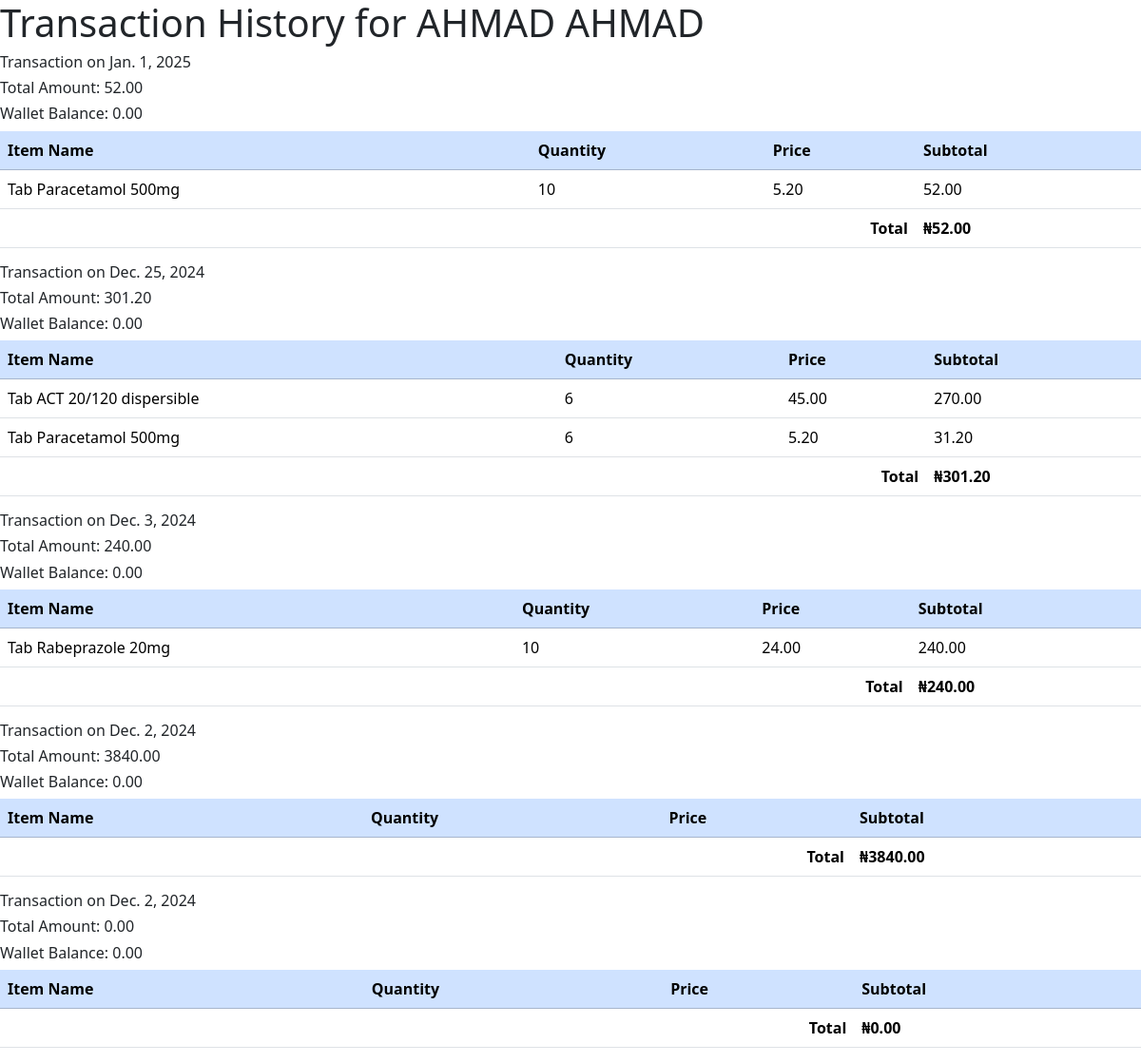
Page /wholesale_transactions/3/ on the committed database.
### app/models.py (models this page shows, shortened)
class Sales(models.Model):
    user = models.ForeignKey(User, on_delete=models.CASCADE)
    customer = models.ForeignKey(Customer, on_delete=models.SET_NULL, null=True)
    wholesale_customer = models.ForeignKey(WholesaleCustomer, on_delete=models.CASCADE, null=True, blank=True)
    total_amount = models.DecimalField(max_digits=10, decimal_places=2, default=0)
    date = models.DateField(default=datetime.datetime.now)

class WholesaleCustomerWallet(models.Model):
    customer = models.OneToOneField(WholesaleCustomer, on_delete=models.CASCADE, related_name='wholesale_customer_wallet')
    balance = models.DecimalField(max_digits=10, decimal_places=2, default=0.00)

class SalesItem(models.Model):
    sales = models.ForeignKey(Sales, on_delete=models.CASCADE, related_name='sales_items')
    unit = models.CharField(max_length=10, choices=Wholesale.UNIT_CHOICES, default='unit')
    item = models.ForeignKey(Item, on_delete=models.CASCADE)
    brand = models.CharField(max_length=225, null=True, blank=True, default='None')
    price = models.DecimalField(max_digits=10, decimal_places=2)
    quantity = models.IntegerField()
    @property
    def subtotal(self):
        return self.price * self.quantity

class Item(models.Model):
    MARKUP_CHOICES = [
        (0, 'No markup'),
        (2.5, '2.5% markup'),
        (5, '5% markup'),
        (7.5, '7.5% markup'),
        (10, '10% markup'),
        (12.5, '12.5% markup'),
        (15, '15% markup'),
        (17.5, '17.5% markup'),
        (20, '20% markup'),
        (22.5, '22.5% markup'),
        (25, '25% markup'),
        (27.5, '27.5% markup'),
        (30, '30% markup'),
        (32.5, '32.5% markup'),
        (35, '35% markup'),
        (37.5, '37.5% markup'),
        (40, '40% markup'),
        (42.5, '42.5% markup'),
        (45, '45% markup'),
        (47.5, '47.5% markup'),
        (50, '50% markup'),
        (57.5, '57.5% markup'),
        (60, '60% markup'),
        (62.5, '62.5% markup'),
        (65, '65% markup'),
        (67.5, '67.5% markup'),
        (70, '70% markup'),
        (72., '72.% markup'),
        (75, '75% markup'),
        (77.5, '77.5% markup'),
        (80, '80% markup'),
        (82.5, '82.% markup'),
        (85, '85% markup'),
        (87.5, '87.5% markup'),
        (90, '90% markup'),
        (92., '92.% markup'),
        (95, '95% markup'),
        (97.5, '97.5% markup'),
        (100, '100% markup'),
    ]
    UNIT_CHOICES = [
        ('unit', 'Select Unit'),
        ('PCS', 'Pieces'),
        ('TAB', 'Tablets'),
        ('CAP', 'Capsules'),
        ('TIN', 'Tins'),
        ('BTL', 'Bottles'),
        ('PCK', 'Packets'),
        ('ROLL', 'Rolls'),
        ('CTN', 'Cartons'),
        ('AMP', 'Ampules'),
        ('VAIL', 'Vail'),
    ]
    name = models.CharField(max_length=100)
    brand = models.CharField(max_length=100, null=True, blank=True, default='None')
    unit = models.CharField(max_length=10, choices=UNIT_CHOICES, default='unit')
    cost = models.DecimalField(max_digits=10, decimal_places=2, default=0)
    price = models.DecimalField(max_digits=10, decimal_places=2)
    stock_quantity = models.IntegerField()
    exp_date = models.DateField()
    markup_percentage = models.DecimalField(max_digits=5, choices=MARKUP_CHOICES, decimal_places=2, default=0)

### wholesale/views.py (the view)
# urls.py: path('wholesale_transactions/<int:customer_id>/', views.wholesale_transactions, name='wholesale_transactions'),
def wholesale_transactions(request, customer_id):
    customer = get_object_or_404(WholesaleCustomer, id=customer_id)
    wallet = getattr(customer, 'wholesale_customer_wallet', None)
    wallet_balance = wallet.balance if wallet else 0.00  # Set to 0.00 if wallet does not exist
    wholesale_sales = Sales.objects.filter(customer=None).prefetch_related('sales_items__item').order_by('-date')
    return render(request, 'wholesale/wholesale_transactions.html', {
        'customer': customer,
        'sales': wholesale_sales,
        'wallet_balance': wallet_balance,
    })

### app/templates/wholesale/wholesale_transactions.html (shortened to what this page needs)
{% load static %}
<!DOCTYPE html>
<html lang="en">
<head>
    <link rel="stylesheet" href="{% static 'css/bootstrap.min.css' %}">
</head>
<body>
    <h1>Transaction History for {{ customer.name|upper }}</h1>
    {% for sale in sales %}
    <h6>Transaction on {{ sale.date }}</h6>
    <h6>Total Amount: {{ sale.total_amount }}</h6>
    <h6>Wallet Balance: {{ wallet_balance }}</h6>
    <table class="table table-hover">
        <thead class="table table-primary">
            <tr>
                <th>Item Name</th>
                <th>Quantity</th>
                <th>Price</th>
                <th>Subtotal</th>
            </tr>
        </thead>
        <tbody>
            {% for item in sale.sales_items.all %}
            <tr>
                <td>{{ item.item.name }}</td>
                <td>{{ item.quantity }}</td>
                <td>{{ item.price }}</td>
                <td>{{ item.subtotal }}</td>
            </tr>
            {% endfor %}
            <tr>
                <th colspan="3" class="text-end">Total</th>
                <th>₦{{ sale.total_amount }}</th>
            </tr>
        </tbody>
    </table>
    {% endfor %}
</body>
</html>

### rows in the picture
Sales: date "Jan. 1, 2025", total_amount "52.00"
WholesaleCustomerWallet: balance "0.00"
SalesItem: item.name "Tab Paracetamol 500mg", quantity "10", price "5.20", subtotal "52.00"
Sales: date "Dec. 25, 2024", total_amount "301.20"
SalesItem: item.name "Tab ACT 20/120 dispersible", quantity "6", price "45.00", subtotal "270.00"
SalesItem: item.name "Tab Paracetamol 500mg", quantity "6", price "5.20", subtotal "31.20"
Sales: date "Dec. 3, 2024", total_amount "240.00"
SalesItem: item.name "Tab Rabeprazole 20mg", quantity "10", price "24.00", subtotal "240.00"
Sales: date "Dec. 2, 2024", total_amount "3840.00"
Sales: date "Dec. 2, 2024", total_amount "0.00"
